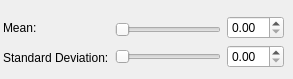
            <widget class="QWidget" name="page_2">
             <widget class="QWidget" name="layoutWidget_2">
              <property name="geometry">
               <rect>
                <x>3</x>
                <y>16</y>
                <width>281</width>
                <height>54</height>
               </rect>
              </property>
              <layout class="QHBoxLayout" name="horizontalLayout_6">
               <item>
                <layout class="QVBoxLayout" name="verticalLayout">
                 <item>
                  <widget class="QLabel" name="label_40">
                   <property name="text">
                    <string>Mean:</string>
                   </property>
                  </widget>
                 </item>
                 <item>
                  <widget class="QLabel" name="label_41">
                   <property name="text">
                    <string>Standard Deviation:</string>
                   </property>
                  </widget>
                 </item>
                </layout>
               </item>
               <item>
                <layout class="QVBoxLayout" name="verticalLayout_2">
                 <item>
                  <widget class="QSlider" name="horizontalSlider_28">
                   <property name="orientation">
                    <enum>Qt::Horizontal</enum>
                   </property>
                  </widget>
                 </item>
                 <item>
                  <widget class="QSlider" name="horizontalSlider_29">
                   <property name="orientation">
                    <enum>Qt::Horizontal</enum>
                   </property>
                  </widget>
                 </item>
                </layout>
               </item>
               <item>
                <layout class="QVBoxLayout" name="verticalLayout_3">
                 <item>
                  <widget class="QDoubleSpinBox" name="doubleSpinBox_5"/>
                 </item>
                 <item>
                  <widget class="QDoubleSpinBox" name="doubleSpinBox_6"/>
                 </item>
                </layout>
               </item>
              </layout>
             </widget>
            </widget>
